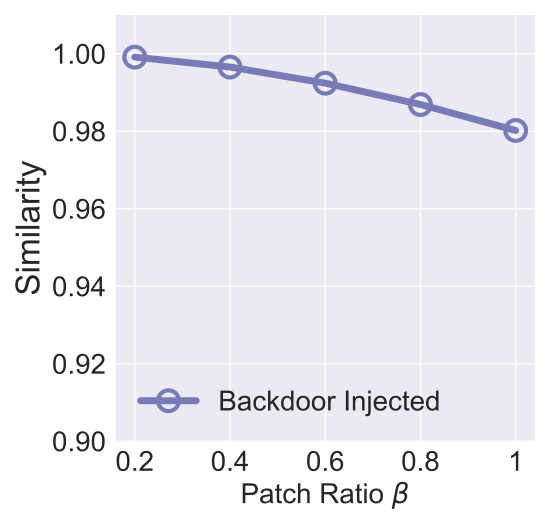

Recreate this plot in Python.


import numpy as np
import matplotlib.pyplot as plt

epsilon = 3
beta = 1 / epsilon


x=[1, 2, 3, 4, 5]
# validation_for_plt =[97,95.8600, 94.9400, 93.5400, 93.2400]
# attack_for_plt=[0, 0.3524, 0, 0.1762, 0.1762]
# basic_for_plt=[99.8, 99.8, 99.8, 99.8, 99.8]

labels = [  '0.2', '0.4', '0.6', '0.8', '1']
# unl_org = [97.77, 97.55, 97.35, 97.29, 97.21, 97.21]

# unl_hess_r = [96.6, 96.66, 96.04, 95.94, 95.85, 97.21]
unl_mib = [0.999124, 0.996562, 0.9924, 0.9869, 0.98020]

unl_muv = [0.987, 0.9845, 0.9845, 0.9845, 0.9685, 0.957]
# unl_ss_wo = [94.32, 94.53, 94.78, 93.38, 94.04, 97.21]


plt.style.use('seaborn')
plt.figure(figsize=(5.5, 5.3))
l_w=5
m_s=15
marker_s = 3
markevery=1
#plt.figure(figsize=(8, 5.3))
#plt.plot(x, unl_fr, color='blue', marker='^', label='Retrain',linewidth=l_w, markersize=m_s)
plt.plot(x, unl_mib, linestyle='-', color='#797BB7', marker='o', fillstyle='none', markevery=markevery,
         label='Backdoor Injected', linewidth=l_w, markersize=m_s, markeredgewidth=marker_s)

# plt.plot(x, unl_mib, linestyle='-', color='#797BB7', marker='o', fillstyle='full', markevery=markevery,
#          label='Backdoor Injected', linewidth=l_w, markersize=m_s, markeredgewidth=marker_s)

#plt.plot(x, unl_ss_w, color='g',  marker='*',  label='PriMU$_{w}$',linewidth=l_w, markersize=m_s)
# plt.plot(x, unl_muv, linestyle='--', color='g',  marker='s', fillstyle='none', markevery=markevery,
#          label='Multi-Sample',linewidth=l_w, markersize=m_s, markeredgewidth=marker_s)

# plt.plot(x, unl_mib, linestyle=':', color='r',  marker='^', fillstyle='none', markevery=markevery,
#          label='VBU', linewidth=l_w,  markersize=m_s, markeredgewidth=marker_s)

# plt.plot(x, unl_hess_r, linestyle='-.', color='k',  marker='D', fillstyle='none', markevery=markevery,
#          label='HBFU',linewidth=l_w, markersize=m_s, markeredgewidth=marker_s)



#plt.plot(x, unl_vibu, color='silver',  marker='d',  label='VIBU',linewidth=4,  markersize=10)

# plt.plot(x, y_sa03, color='r',  marker='2',  label='AAAI21 A_acc, pr=0.3',linewidth=3, markersize=8)
# plt.plot(x, y_sa05, color='darkblue',  marker='4',  label='AAAI21 A_acc, pr=0.5',linewidth=3, markersize=8)
# plt.plot(x, y_ma03, color='darkviolet',  marker='3',  label='FedMC A_acc, pr=0.3',linewidth=3, markersize=8)
# plt.plot(x, y_ma05, color='cyan',  marker='p',  label='FedMC A_acc, pr=0.5',linewidth=3, markersize=8)


# plt.grid()
leg = plt.legend(fancybox=True, shadow=True)
# plt.xlabel('Malicious Client Ratio (%)' ,fontsize=16)
plt.ylabel('Similarity' ,fontsize=24)
my_y_ticks = np.arange(0.9 ,1.01,0.02)
plt.ylim(0.9,1.01)
plt.yticks(my_y_ticks,fontsize=20)
plt.xlabel('Patch Ratio $\\beta$' ,fontsize=20)

plt.xticks(x, labels, fontsize=20)
# plt.title('CIFAR10 IID')

#plt.annotate(r"1e0", xy=(0.1, 1.01), xycoords='axes fraction', xytext=(-10, 10),textcoords='offset points', ha='right', va='center', fontsize=15)


# plt.title('(c) Utility Preservation', fontsize=24)
plt.legend(loc='best',fontsize=20)
plt.tight_layout()
#plt.title("MNIST")
plt.rcParams['figure.figsize'] = (2.0, 1)
plt.rcParams['image.interpolation'] = 'nearest'
plt.rcParams['figure.subplot.left'] = 0.11
plt.rcParams['figure.subplot.bottom'] = 0.08
plt.rcParams['figure.subplot.right'] = 0.977
plt.rcParams['figure.subplot.top'] = 0.969
plt.savefig('cifar10_org_sim_noise_analysis.pdf', format='pdf', dpi=200)
plt.show()
